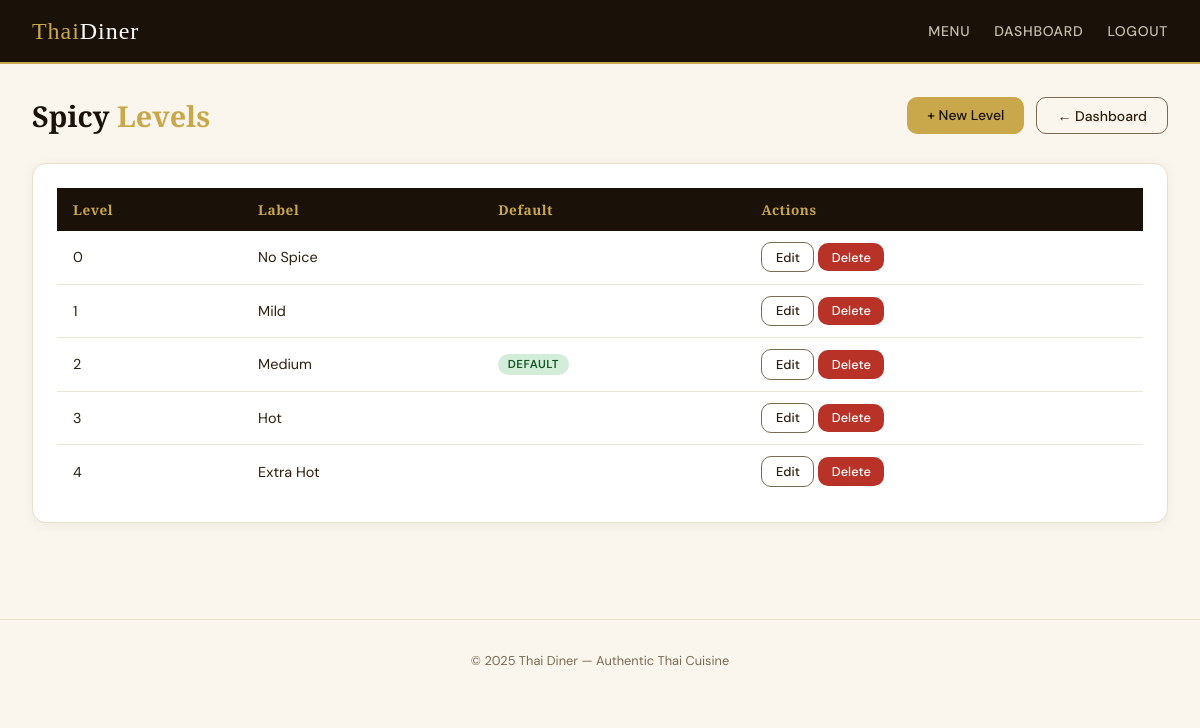
Screenshot of /admin/spicy (signed in) with the database file from the repository.
### models.py (models this page shows, shortened)
class SpicyLevel(db.Model):
    __tablename__ = 'spicy_level'
    id         = db.Column(db.Integer, primary_key=True)
    label      = db.Column(db.String(50), nullable=False)            # e.g. "Mild", "Hot"
    level      = db.Column(db.Integer, nullable=False, unique=True)  # sort order: 0, 1, 2, 3
    is_default = db.Column(db.Boolean, default=False, nullable=False)

### app.py (the view)
@app.route('/admin/spicy')
@login_required
def admin_spicy_list():
    levels = SpicyLevel.query.order_by(SpicyLevel.level).all()
    return render_template('admin/spicy_list.html', spicy_levels=levels)

### app.py (called while the page is built)
@login_manager.user_loader
def load_user(user_id):
    return Admin.query.get(int(user_id))

### templates/admin/spicy_list.html (shortened to what this page needs)
{% extends "base.html" %}
{% block content %}
<main>
  <div class="page-header">
    <h1 class="page-title">Spicy <span>Levels</span></h1>
    <div style="display:flex;gap:0.75rem">
      <a href="{{ url_for('admin_spicy_new') }}" class="btn btn-gold">+ New Level</a>
      <a href="{{ url_for('admin_dashboard') }}" class="btn btn-outline">← Dashboard</a>
    </div>
  </div>
  <div class="card">
    <div class="table-wrap">
      <table>
        <thead><tr><th>Level</th><th>Label</th><th>Default</th><th>Actions</th></tr></thead>
        <tbody>
          {% for s in spicy_levels %}
          <tr>
            <td>{{ s.level }}</td>
            <td>{{ s.label }}</td>
            <td>{% if s.is_default %}<span class="badge badge-green">Default</span>{% endif %}</td>
            <td>
              <a href="{{ url_for('admin_spicy_edit', spicy_id=s.id) }}" class="btn btn-outline btn-sm">Edit</a>
              <form style="display:inline" method="POST" action="{{ url_for('admin_spicy_delete', spicy_id=s.id) }}"
                    onsubmit="return confirm('Delete {{ s.label }}?')">
                <button class="btn btn-danger btn-sm">Delete</button>
              </form>
            </td>
          </tr>
          {% else %}
          <tr><td colspan="4" style="text-align:center;color:var(--muted);padding:2rem">No spicy levels yet.</td></tr>
          {% endfor %}
        </tbody>
      </table>
    </div>
  </div>
</main>
{% endblock %}

### templates/base.html (style rules this page uses)
:root { --gold: #c9a84c; --gold-lt: #e8c97a; --dark: #1a1208; --brown: #3b2a14; --cream: #faf6ee; --warm: #f0e8d4; --red: #b83228; --text: #2c1f0e; --muted: #7a6a52; --radius: 10px; }
*, *::before, *::after { box-sizing: border-box; margin: 0; padding: 0; }
body { font-family: 'DM Sans', sans-serif; background: var(--cream); color: var(--text); min-height: 100vh; }
main { padding: 2rem; max-width: 1200px; margin: 0 auto; }
.btn { display: inline-block; padding: 0.55rem 1.25rem; border-radius: var(--radius); font-family: 'DM Sans', sans-serif; font-size: 0.875rem; font-weight: 500; cursor: pointer; border: none; text-decoration: none; transition: opacity 0.2s, transform 0.1s; }
.btn-gold { background: var(--gold); color: var(--dark); }
.btn-danger { background: var(--red); color: #fff; }
.btn-outline { background: transparent; color: var(--text); border: 1.5px solid var(--muted); }
.btn-sm { padding: 0.35rem 0.85rem; font-size: 0.8rem; }
.card { background: #fff; border-radius: 14px; border: 1px solid #e8dfc8; padding: 1.5rem; box-shadow: 0 2px 12px rgba(26,18,8,0.06); }
.table-wrap { overflow-x: auto; }
table { width: 100%; border-collapse: collapse; font-size: 0.9rem; }
th { background: var(--dark); color: var(--gold); font-family: 'Playfair Display', serif; font-size: 0.85rem; font-weight: 600; padding: 0.75rem 1rem; text-align: left; letter-spacing: 0.04em; }
td { padding: 0.7rem 1rem; border-bottom: 1px solid #ede5d4; vertical-align: middle; }
tr:last-child td { border-bottom: none; }
.page-header { display: flex; align-items: center; justify-content: space-between; margin-bottom: 1.75rem; }
.page-title { font-family: 'Playfair Display', serif; font-size: 1.8rem; color: var(--dark); font-weight: 700; }
.page-title span { color: var(--gold); }
.badge { display: inline-block; padding: 0.2rem 0.6rem; border-radius: 999px; font-size: 0.72rem; font-weight: 600; text-transform: uppercase; letter-spacing: 0.05em; }
.badge-green { background: #d4edda; color: #155724; }

### rows the page displays
SpicyLevel: level "0", label "No Spice"
SpicyLevel: level "1", label "Mild"
SpicyLevel: level "2", label "Medium", is_default "DEFAULT"
SpicyLevel: level "3", label "Hot"
SpicyLevel: level "4", label "Extra Hot"

### other values shown
{{ 2025 }} "2025"
